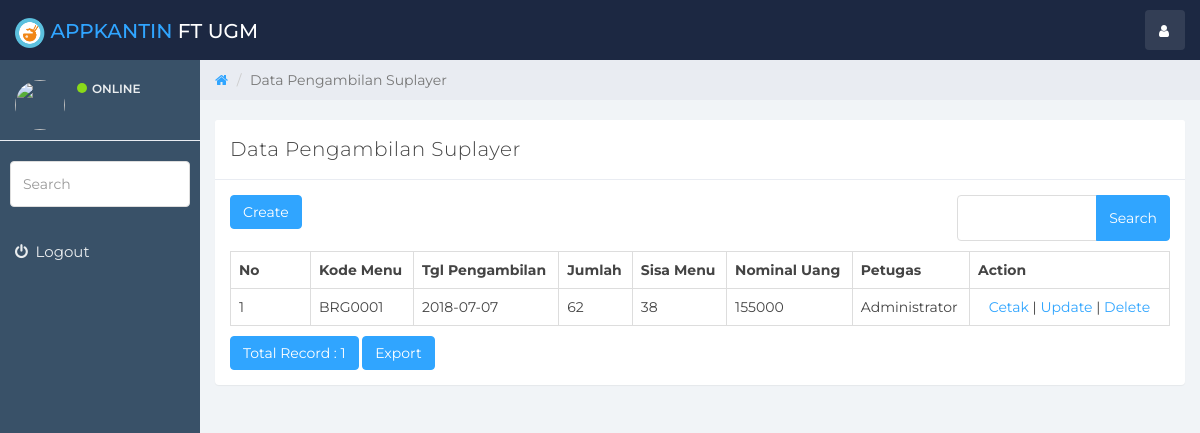
Page /index.php/pengambilan_tenant on the committed database.
### tables this page shows
CREATE TABLE `pengambilan_tenant` (
  `id_pengambilan` int(11) NOT NULL,
  `kode_menu` varchar(10) DEFAULT NULL,
  `tgl_pengambilan` date DEFAULT NULL,
  `jumlah` int(11) DEFAULT NULL,
  `sisa_menu` int(11) DEFAULT NULL,
  `nominal_uang` int(11) DEFAULT NULL,
  `petugas` varchar(20) DEFAULT NULL
);

### application/controllers/Pengambilan_tenant.php (called while the page is built, shortened)
<?php
class Pengambilan_tenant extends CI_Controller
{
    function __construct()
    {
        $this->load->model('Pengambilan_tenant_model');
        $this->load->library('form_validation');
    }
    public function index()
    {
        $q = urldecode($this->input->get('q', TRUE));
        $start = intval($this->input->get('start'));
        if ($q <> '') {
            $config['base_url'] = base_url() . 'pengambilan_tenant/index.html?q=' . urlencode($q);
            $config['first_url'] = base_url() . 'pengambilan_tenant/index.html?q=' . urlencode($q);
        } else {
            $config['base_url'] = base_url() . 'pengambilan_tenant/index.html';
            $config['first_url'] = base_url() . 'pengambilan_tenant/index.html';
        }
        $config['per_page'] = 10;
        $config['page_query_string'] = TRUE;
        $config['total_rows'] = $this->Pengambilan_tenant_model->total_rows($q);
        $pengambilan_tenant = $this->Pengambilan_tenant_model->get_limit_data($config['per_page'], $start, $q);
        $this->load->library('pagination');
        $this->pagination->initialize($config);
        $data = array(
            'pengambilan_tenant_data' => $pengambilan_tenant,
            'q' => $q,
            'pagination' => $this->pagination->create_links(),
            'total_rows' => $config['total_rows'],
            'start' => $start,
            'konten' => 'pengambilan_tenant/pengambilan_tenant_list',
            'jdl' => 'Data Pengambilan Suplayer',
        );
        $this->load->view('v_index', $data);
    }
}

### index.php (called while the page is built, shortened)
<?php
require_once BASEPATH.'core/CodeIgniter.php';

### application/config/config.php (called while the page is built, shortened)
<?php
$config['base_url'] = "http://".$_SERVER['HTTP_HOST'];
$config['base_url'] .= preg_replace('@/+$@','',dirname($_SERVER['SCRIPT_NAME'])).'/';
$config['index_page'] = '';
$config['uri_protocol']	= 'REQUEST_URI';
$config['url_suffix'] = '.html';
$config['language']	= 'english';
$config['charset'] = 'UTF-8';
$config['enable_hooks'] = FALSE;
$config['subclass_prefix'] = 'MY_';
$config['composer_autoload'] = FALSE;
$config['permitted_uri_chars'] = 'a-z 0-9~%.:_\-';
$config['enable_query_strings'] = FALSE;
$config['controller_trigger'] = 'c';
$config['function_trigger'] = 'm';
$config['directory_trigger'] = 'd';
$config['allow_get_array'] = TRUE;
$config['log_threshold'] = 0;
$config['log_path'] = '';
$config['log_file_extension'] = '';
$config['log_file_permissions'] = 0644;
$config['log_date_format'] = 'Y-m-d H:i:s';
$config['error_views_path'] = '';
$config['cache_path'] = '';
$config['cache_query_string'] = FALSE;
$config['encryption_key'] = 'gfjfgjfgsg564674';
$config['sess_driver'] = 'files';
$config['sess_cookie_name'] = 'ci_session';
$config['sess_expiration'] = 7200;
$config['sess_save_path'] = NULL;
$config['sess_match_ip'] = FALSE;
$config['sess_time_to_update'] = 300;
$config['sess_regenerate_destroy'] = FALSE;
$config['cookie_prefix']	= '';
$config['cookie_domain']	= '';
$config['cookie_path']		= '/';
$config['cookie_secure']	= FALSE;
$config['cookie_httponly'] 	= FALSE;
$config['standardize_newlines'] = FALSE;
$config['global_xss_filtering'] = FALSE;
$config['csrf_protection'] = FALSE;
$config['csrf_token_name'] = 'csrf_test_name';
$config['csrf_cookie_name'] = 'csrf_cookie_name';
$config['csrf_expire'] = 7200;
$config['csrf_regenerate'] = TRUE;
$config['csrf_exclude_uris'] = array();
$config['compress_output'] = FALSE;
$config['time_reference'] = 'local';
$config['rewrite_short_tags'] = FALSE;
$config['proxy_ips'] = '';

### application/models/Pengambilan_tenant_model.php (called while the page is built, shortened)
<?php
class Pengambilan_tenant_model extends CI_Model
{
    public $table = 'pengambilan_tenant';
    public $id = 'id_pengambilan';
    public $order = 'DESC';
    function total_rows($q = NULL) {
        $this->db->like('id_pengambilan', $q);
	$this->db->or_like('kode_menu', $q);
	$this->db->or_like('tgl_pengambilan', $q);
	$this->db->or_like('jumlah', $q);
	$this->db->or_like('sisa_menu', $q);
	$this->db->or_like('nominal_uang', $q);
	$this->db->or_like('petugas', $q);
	$this->db->from($this->table);
        return $this->db->count_all_results();
    }
    function get_limit_data($limit, $start = 0, $q = NULL) {
        $this->db->order_by($this->id, $this->order);
        $this->db->like('id_pengambilan', $q);
	$this->db->or_like('kode_menu', $q);
	$this->db->or_like('tgl_pengambilan', $q);
	$this->db->or_like('jumlah', $q);
	$this->db->or_like('sisa_menu', $q);
	$this->db->or_like('nominal_uang', $q);
	$this->db->or_like('petugas', $q);
	$this->db->limit($limit, $start);
        return $this->db->get($this->table)->result();
    }
}

### application/views/pengambilan_tenant/pengambilan_tenant_list.php (the view, shortened to what this page needs)
<div class="row" style="margin-bottom: 10px">
            <div class="col-md-4">
                <?php echo anchor(site_url('pengambilan_tenant/create'),'Create', 'class="btn btn-primary"'); ?>
            </div>
            <div class="col-md-4 text-center">
            </div>
            <div class="col-md-1 text-right">
            </div>
            <div class="col-md-3 text-right">
                <form action="<?php echo site_url('pengambilan_tenant/index'); ?>" class="form-inline" method="get">
                    <div class="input-group">
                        <input type="text" class="form-control" name="q" value="<?php echo $q; ?>">
                        <span class="input-group-btn">
                          <button class="btn btn-primary" type="submit">Search</button>
                        </span>
                    </div>
                </form>
            </div>
        </div>
        <table class="table table-bordered" style="margin-bottom: 10px">
            <tr>
                <th>No</th>
        <th>Kode Menu</th>
        <th>Tgl Pengambilan</th>
        <th>Jumlah</th>
        <th>Sisa Menu</th>
        <th>Nominal Uang</th>
        <th>Petugas</th>
        <th>Action</th>
            </tr><?php
            foreach ($pengambilan_tenant_data as $pengambilan_tenant)
            {
                ?>
                <tr>
            <td width="80px"><?php echo ++$start ?></td>
            <td><?php echo $pengambilan_tenant->kode_menu ?></td>
            <td><?php echo $pengambilan_tenant->tgl_pengambilan ?></td>
            <td><?php echo $pengambilan_tenant->jumlah ?></td>
            <td><?php echo $pengambilan_tenant->sisa_menu ?></td>
            <td><?php echo $pengambilan_tenant->nominal_uang ?></td>
            <td><?php echo $pengambilan_tenant->petugas ?></td>
            <td style="text-align:center" width="200px">
                <?php
                echo anchor(site_url('pengambilan_tenant/read/'.$pengambilan_tenant->id_pengambilan),'Cetak');
                echo ' | ';
                echo anchor(site_url('pengambilan_tenant/update/'.$pengambilan_tenant->id_pengambilan),'Update');
                echo ' | ';
                echo anchor(site_url('pengambilan_tenant/delete/'.$pengambilan_tenant->id_pengambilan),'Delete','onclick="javasciprt: return confirm(\'Are You Sure ?\')"');
                ?>
            </td>
        </tr>
                <?php
            }
            ?>
        </table>
        <div class="row">
            <div class="col-md-6">
                <a href="#" class="btn btn-primary">Total Record : <?php echo $total_rows ?></a>
        <?php echo anchor(site_url('pengambilan_tenant/excel'), 'Export', 'class="btn btn-primary"'); ?>
        </div>
            <div class="col-md-6 text-right">
            </div>
        </div>

### assets/css/styles.css (style rules this page uses)
body { background: #f1f4f7; padding-top: 60px; font-size: 14px; color: #444444; font-family: "Montserrat", "Helvetica Neue", Helvetica, Arial, sans-serif; }
a, a:hover, a:focus { color: #30a5ff; }
input.form-control { border: 1px solid #ddd; box-shadow: none; height: 46px; }
.input-group-btn .btn { height: 46px; }
.btn-primary, .btn-primary:hover, .btn-primary:focus, .btn-primary:active, .btn-primary.active, .open>.dropdown-toggle.btn-primary, .btn-primary.disabled, .btn-primary[disabled], fieldset[disabled] .btn-primary, .btn-primary.disabled:hover, .btn-primary[disabled]:hover, fieldset[disabled] .btn-primary:hover, .btn-primary.disabled:focus, .btn-primary[disabled]:focus, fieldset[disabled] .btn-primary:focus, .btn-primary.disabled:active, .btn-primary[disabled]:active, fieldset[disabled] .btn-primary:active, .btn-primary.disabled.active, .btn-primary[disabled].active, fieldset[disabled] .btn-primary.active { background-color: #30a5ff; border-color: #30a5ff; }
.table { background: #fff; }

### rows in the picture
pengambilan_tenant: kode_menu "BRG0001", tgl_pengambilan "2018-07-07", jumlah "62", sisa_menu "38", nominal_uang "155000", petugas "Administrator", id_pengambilan "Cetak", id_pengambilan "Update", id_pengambilan "Delete"

### other values in the picture
$jdl "Data Pengambilan Suplayer"
$total_rows "1"
